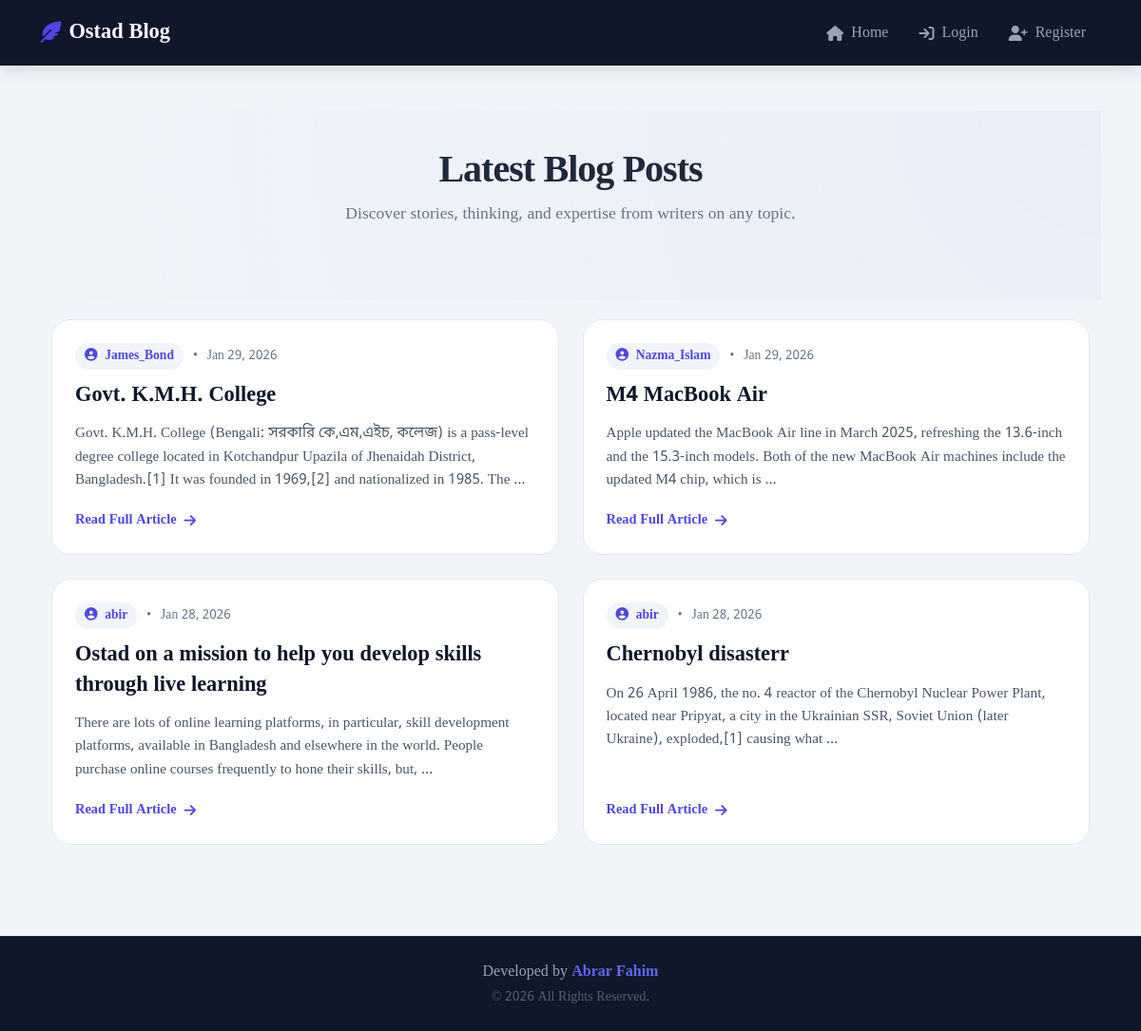
The app's page /, older data.
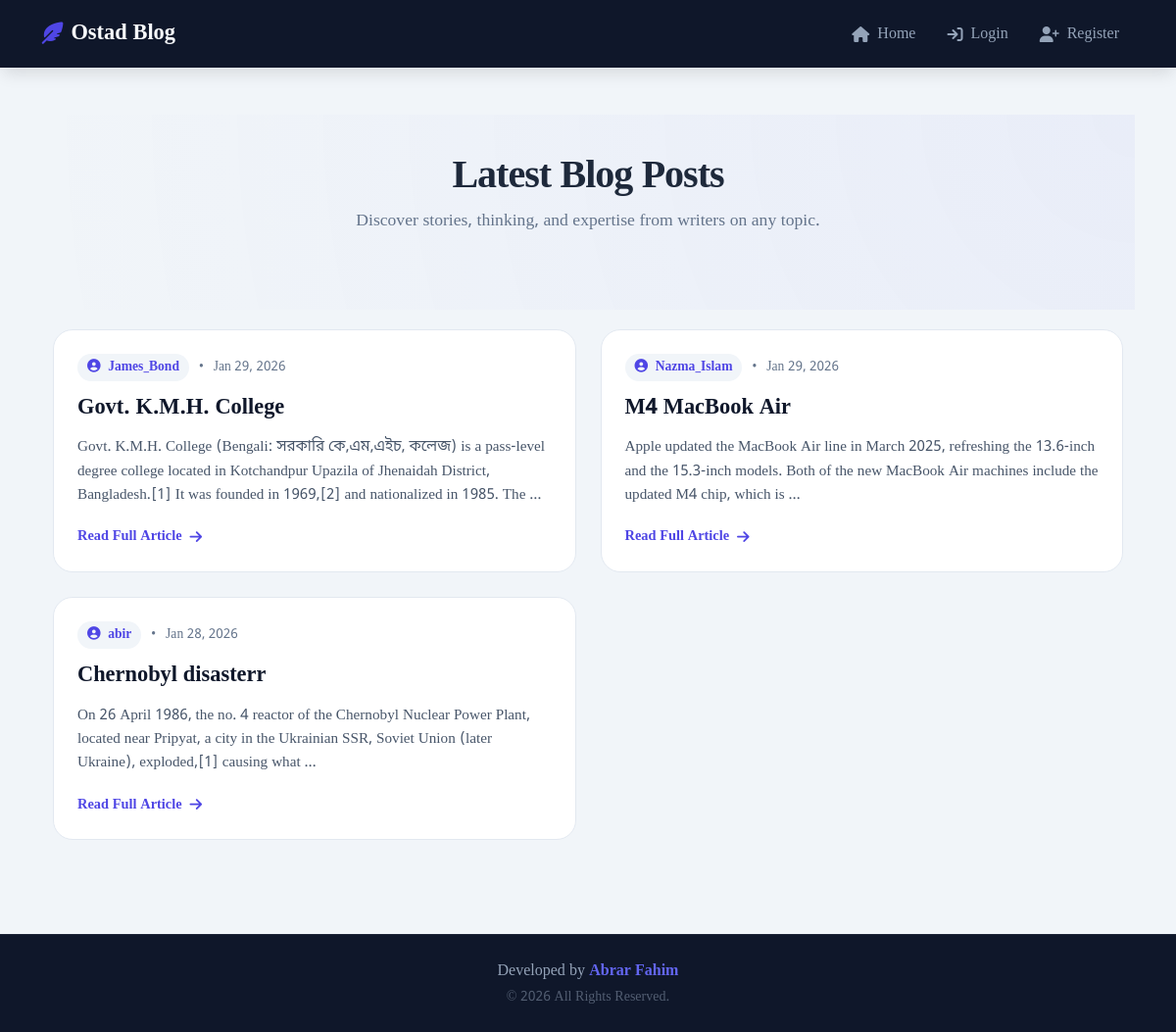
The same page, newer data.
### posts/models.py (models this page shows, shortened)
class Post(models.Model):
    VISIBILITY_CHOICES = [
        ('private', 'Only Me'),
        ('specific', 'Specific Users'),
        ('public', 'Everyone'),
    ]
    title = models.CharField(max_length=200)
    content = models.TextField()
    author = models.ForeignKey(User, on_delete=models.CASCADE)
    created_at = models.DateTimeField(auto_now_add=True)
    updated_at = models.DateTimeField(auto_now=True)
    visibility = models.CharField(max_length=20, choices=VISIBILITY_CHOICES, default='public')
    allowed_users = models.ManyToManyField(User, related_name='shared_posts', blank=True)

### posts/views.py (the view)
# urls.py: path('', views.home, name='home'),
def home(request):
    posts = Post.objects.all().order_by('-created_at')
    readable_posts = []
    for post in posts:
        if request.user.is_authenticated:
            if post.is_readable_by(request.user):
                readable_posts.append(post)
        else:
            if post.visibility == 'public':
                readable_posts.append(post)
    return render(request, 'posts/home.html', {'posts': readable_posts})

### templates/posts/home.html (shortened to what this page needs)
{% extends 'base.html' %}
{% block content %}
<link rel="stylesheet" href="https://cdnjs.cloudflare.com/ajax/libs/animate.css/4.1.1/animate.min.css"/>
<div class="hero-banner animate__animated animate__fadeIn">
    <h1 class="hero-title">Latest Blog Posts</h1>
    <p class="hero-subtitle">Discover stories, thinking, and expertise from writers on any topic.</p>
</div>
<div class="container pb-5">
    {% if posts %}
        <div class="blog-grid">
            {% for post in posts %}
                <article class="post-card animate__animated animate__fadeIn">
                    <div class="post-meta">
                        <span class="author-badge">
                            <i class="fa-solid fa-user-circle me-1"></i> {{ post.author.username }}
                        </span>
                        <span>•</span>
                        <span>{{ post.created_at|date:"M d, Y" }}</span>
                    </div>
                    <h3 class="post-title">{{ post.title }}</h3>
                    <p class="post-excerpt">
                        {{ post.content|truncatewords:30 }}
                    </p>
                    <a href="{% url 'post_detail' post.pk %}" class="btn-read">
                        Read Full Article <i class="fa-solid fa-arrow-right"></i>
                    </a>
                </article>
            {% endfor %}
        </div>
    {% endif %}
</div>
{% endblock %}

Row changes from the older to the newer data that the page shows:
no longer on this page (row edited): Post: author.username "abir", created_at "Jan 28, 2026", title "Ostad on a mission to help you develop skills through live learning", content "There are lots of online learning platforms, in particular, skill development platforms, available in Bangladesh and elsewhere in the world. People purchase online courses frequently to hone their skills, but, …"
